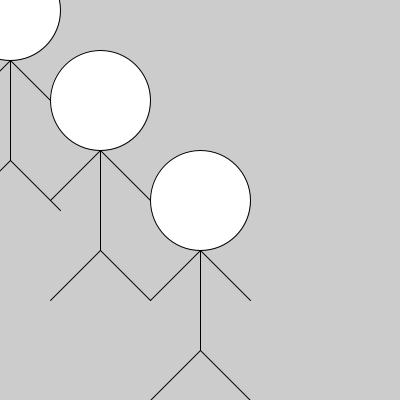
Frame 1 (no input)
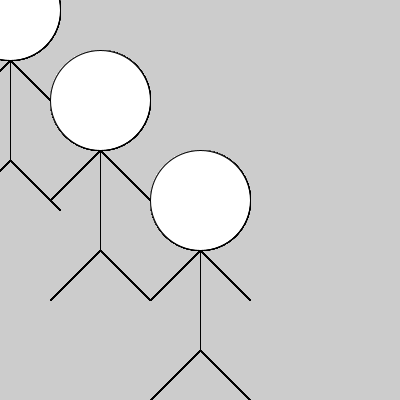
Frame 60 (the mouse pressed at the canvas centre just before this capture)
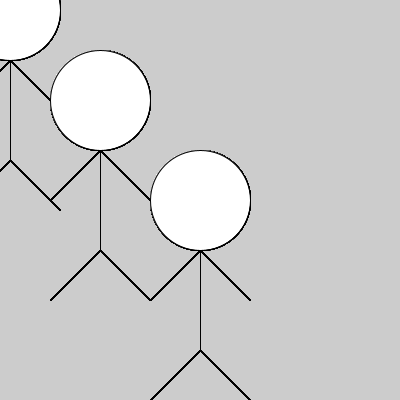
Frame 120 (the mouse held since frame 60 and released just before this capture)

The Processing sketch that drew these frames (run headless with seeded random() and noise(); from frame 60 on, the mouse is pressed at the canvas centre):

// Processing sketch: aula11_grupo01_exercicio02
// ── aula11_grupo01_exercicio02.pde
void setup(){size(400,400);}

void draw(){
man(10,10);
man(100,100);
man(200,200);
}

// ── stickman.pde
void man(float a, float b){
ellipse(a,b,100,100);
line(a,b+50,a,b+150);
line(a,b+50,a-50,b+100);
line(a,b+50,a+50,b+100);
line(a,b+150,a-50,b+200);
line(a,b+150,a+50,b+200);
/*  
ellipse(52,52,100,100);
line(52,102,52,202);
line(52,102,2,152);
line(52,102,102,152);
line(52,202,2,252);
line(52,202,102,252);
*/
}
